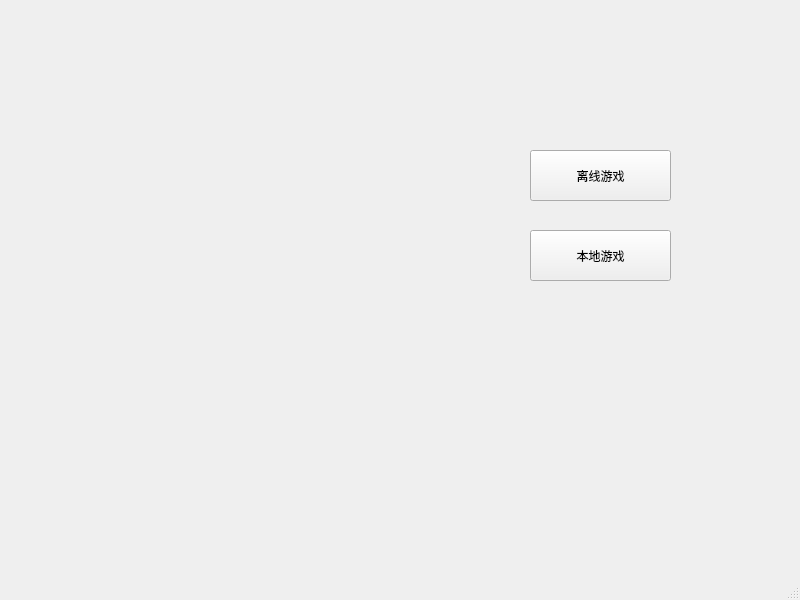
<?xml version="1.0" encoding="UTF-8"?>
<ui version="4.0">
 <class>MainWindow</class>
 <widget class="QMainWindow" name="MainWindow">
  <property name="geometry">
   <rect>
    <x>0</x>
    <y>0</y>
    <width>800</width>
    <height>600</height>
   </rect>
  </property>
  <property name="windowTitle">
   <string>MainWindow</string>
  </property>
  <widget class="QWidget" name="centralwidget">
   <widget class="QPushButton" name="startGameButton">
    <property name="geometry">
     <rect>
      <x>530</x>
      <y>150</y>
      <width>141</width>
      <height>51</height>
     </rect>
    </property>
    <property name="text">
     <string>离线游戏</string>
    </property>
   </widget>
   <widget class="QPushButton" name="loginButton">
    <property name="geometry">
     <rect>
      <x>530</x>
      <y>230</y>
      <width>141</width>
      <height>51</height>
     </rect>
    </property>
    <property name="text">
     <string>本地游戏</string>
    </property>
   </widget>
  </widget>
  <widget class="QMenuBar" name="menubar">
   <property name="geometry">
    <rect>
     <x>0</x>
     <y>0</y>
     <width>800</width>
     <height>21</height>
    </rect>
   </property>
  </widget>
  <widget class="QStatusBar" name="statusbar"/>
 </widget>
 <resources/>
 <connections/>
</ui>
